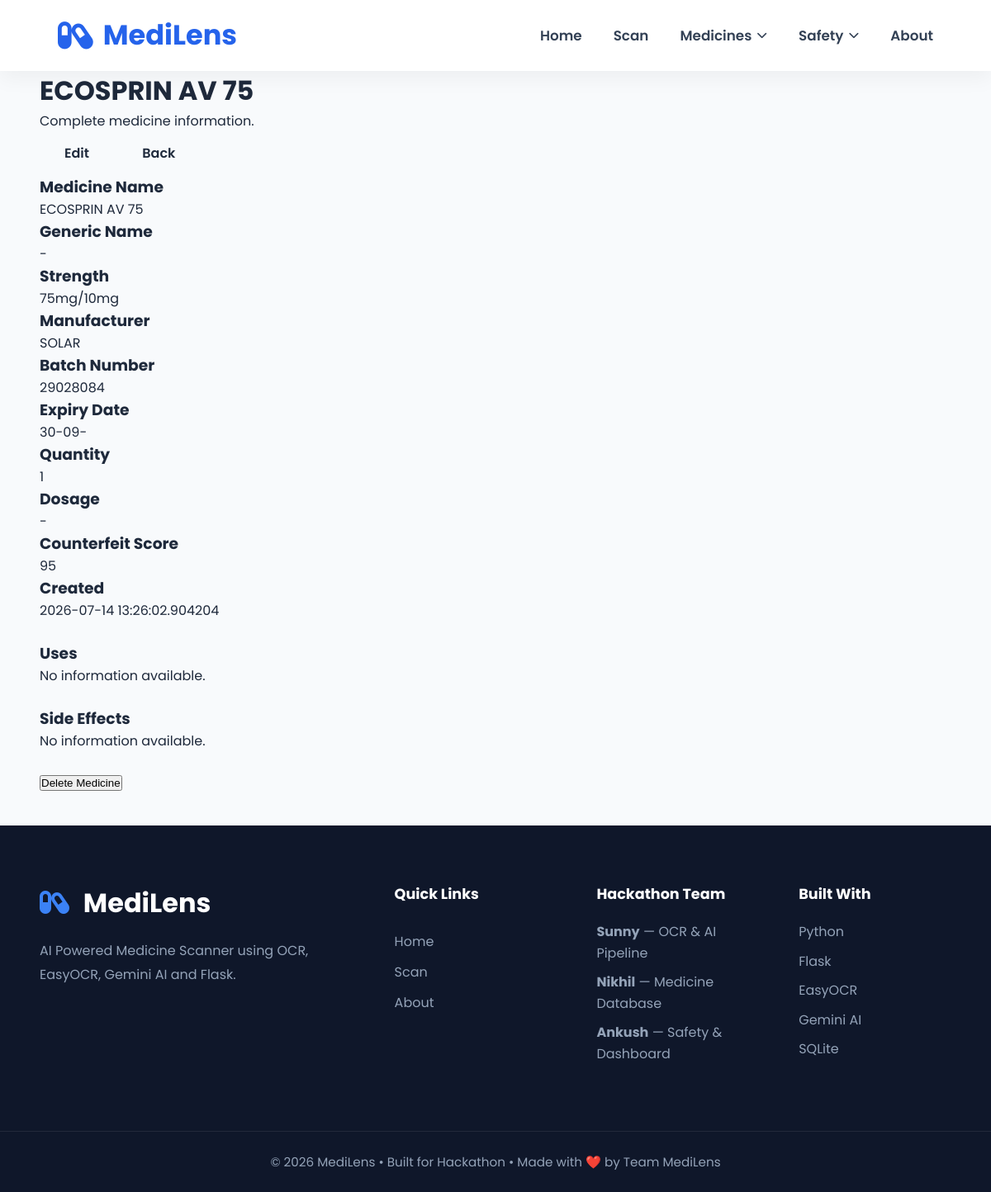
Screenshot of /medicine/6 with the database file from the repository.
### backend/models/medicine.py (models this page shows)
class Medicine(db.Model):
    __tablename__ = "medicines"
    id = db.Column(
        db.Integer,
        primary_key=True
    )
    medicine_name = db.Column(
        db.String(120),
        nullable=False
    )
    generic_name = db.Column(
        db.String(120)
    )
    strength = db.Column(
        db.String(50)
    )
    manufacturer = db.Column(
        db.String(120)
    )
    batch_number = db.Column(
        db.String(80)
    )
    expiry_date = db.Column(
        db.String(30)
    )
    dosage = db.Column(
        db.String(120)
    )
    usage = db.Column(
        db.Text
    )
    side_effects = db.Column(
        db.Text
    )
    counterfeit_score = db.Column(
        db.Integer,
        default=0
    )
    image_filename = db.Column(
        db.String(255)
    )
    quantity = db.Column(
    db.Integer,
    default=1
)
    created_at = db.Column(
        db.DateTime,
        default=datetime.utcnow
    )

### backend/routes/medicine_shelf.py (the view)
@medicine_shelf_bp.route("/medicine/<int:medicine_id>")
def medicine_details(medicine_id):
    medicine = get_medicine_by_id(
        medicine_id
    )
    return render_template(
        "medicine/medicine_details.html",
        medicine=medicine
    )

### backend/services/medicine_service.py (called while the page is built)
def get_medicine_by_id(medicine_id):
    return Medicine.query.get_or_404(medicine_id)

### frontend/templates/medicine/medicine_details.html (shortened to what this page needs)
{% extends "layouts/base.html" %}
{% block content %}
<div class="page-header">
    <div>
        <h1>
            {{ medicine.medicine_name }}
        </h1>
        <p>
            Complete medicine information.
        </p>
    </div>
    <div>
        <a
            href="{{ url_for('medicine_shelf.edit_medicine_page', medicine_id=medicine.id) }}"
            class="btn">
            Edit
        </a>
        <a
            href="{{ url_for('medicine_shelf.medicine_shelf') }}"
            class="btn">
            Back
        </a>
    </div>
</div>
<div class="details-card">
    <div class="details-grid">
        <div class="detail-box">
            <h3>Medicine Name</h3>
            <p>{{ medicine.medicine_name }}</p>
        </div>
        <div class="detail-box">
            <h3>Generic Name</h3>
            <p>{{ medicine.generic_name or "-" }}</p>
        </div>
        <div class="detail-box">
            <h3>Strength</h3>
            <p>{{ medicine.strength or "-" }}</p>
        </div>
        <div class="detail-box">
            <h3>Manufacturer</h3>
            <p>{{ medicine.manufacturer or "-" }}</p>
        </div>
        <div class="detail-box">
            <h3>Batch Number</h3>
            <p>{{ medicine.batch_number or "-" }}</p>
        </div>
        <div class="detail-box">
            <h3>Expiry Date</h3>
            <p>{{ medicine.expiry_date or "-" }}</p>
        </div>
        <div class="detail-box">
            <h3>Quantity</h3>
            <p>{{ medicine.quantity }}</p>
        </div>
        <div class="detail-box">
            <h3>Dosage</h3>
            <p>{{ medicine.dosage or "-" }}</p>
        </div>
        <div class="detail-box">
            <h3>Counterfeit Score</h3>
            <p>{{ medicine.counterfeit_score }}</p>
        </div>
        <div class="detail-box">
            <h3>Created</h3>
            <p>{{ medicine.created_at }}</p>
        </div>
    </div>
    <br>
    <h3>
        Uses
    </h3>
    <p>
        {{ medicine.usage or "No information available." }}
    </p>
    <br>
    <h3>
        Side Effects
    </h3>
    <p>
        {{ medicine.side_effects or "No information available." }}
    </p>
    <br>
    <form
        action="{{ url_for('medicine_shelf.remove_medicine', medicine_id=medicine.id) }}"
        method="POST"
        onsubmit="return confirmDelete()">
        <button
            class="delete-btn"
            type="submit">
            Delete Medicine
        </button>
    </form>
</div>
{% endblock %}

### frontend/static/css/base.css (style rules this page uses)
* { margin: 0; padding: 0; box-sizing: border-box; }
:root { --primary: #2563eb; --primary-light: #3b82f6; --secondary: #64748b; --success: #22c55e; --warning: #f59e0b; --danger: #ef4444; --dark: #1e293b; --light: #f8fafc; --white: #ffffff; --border: #e5e7eb; --shadow: 0 8px 30px rgba(0, 0, 0, 0.08); }
body { font-family: "Poppins", sans-serif; background: var(--light); color: var(--dark); overflow-x: hidden; }
a { text-decoration: none; color: inherit; }
.btn { display: inline-flex; align-items: center; justify-content: center; gap: 10px; padding: 14px 30px; border-radius: 12px; font-size: 16px; font-weight: 600; transition: 0.3s; cursor: pointer; }

### rows the page displays
Medicine: medicine_name "ECOSPRIN AV 75", generic_name "-", strength "75mg/10mg", manufacturer "SOLAR", batch_number "29028084", expiry_date "30-09-", quantity "1", dosage "-", counterfeit_score "95", created_at "2026-07-14 13:26:02.904204", usage "No information available.", side_effects "No information available."
